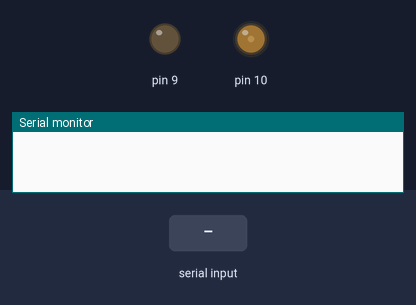
This sketch was run on a simulated Arduino Uno, built with avr-gcc and run on an emulated ATmega328P. On the bench: output pins drawn as LEDs (lit = HIGH), the last lines printed to the serial monitor. The inputs (shaded band) are chosen by the test bench.

Above: at 1.2 s.
1.3 s: "90,45\n" received over Serial
At 3.1 s:
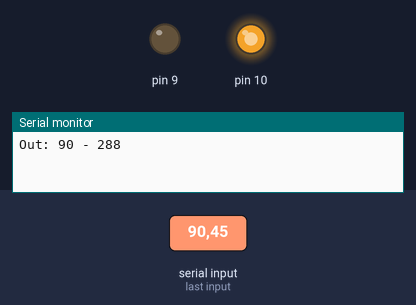
3.8 s: "30,150\n" received over Serial
At 6.0 s:
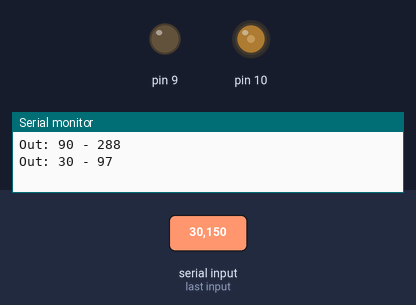
6.3 s: "9\n" received over Serial
At 8.1 s:
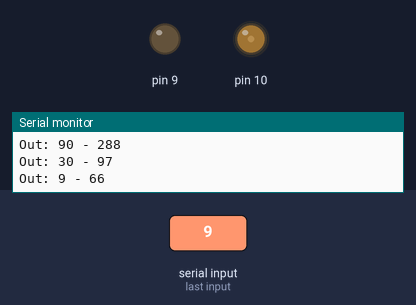
8.7 s: "90\n" received over Serial
At 11.1 s:
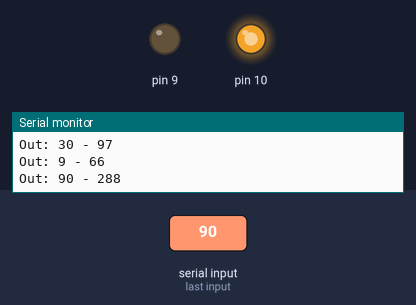
Timing chart, 0 to 12.1 s (numbered marks = the images above; inputs shaded):
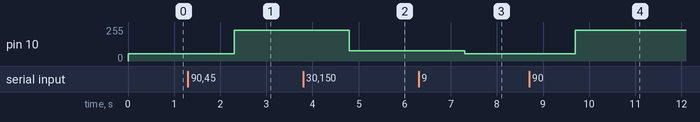

Measured:
- after the input at 1.3 s, pin 10: 53/255 → 230/255 after 1.0 s
- after the input at 3.8 s, pin 10: 230/255 → 77/255 after 1.0 s
- after the input at 6.3 s, pin 10: 77/255 → 53/255 after 1.0 s
- after the input at 8.7 s, pin 10: 53/255 → 230/255 after 1.0 s

The sketch:

PWM25KHZ_Serial.ino
```cpp
const int analogInPin = A0;  // Analog input pin that the potentiometer is attached to

int sensorValue = 0;        // value read from the pot
int outputValue = 66;        // value output to the PWM (analog out) 66 to set 20%
int lastOut ;

void setup() {
  Serial.begin(115200);
   // Configure Timer 1 for PWM @ 25 kHz.
    TCCR1A = 0;           // undo the configuration done by...
    TCCR1B = 0;           // ...the Arduino core library
    TCNT1  = 0;           // reset timer
    TCCR1A = _BV(COM1A1)  // non-inverted PWM on ch. A
           | _BV(COM1B1)  // same on ch; B
           | _BV(WGM11);  // mode 10: ph. correct PWM, TOP = ICR1
    TCCR1B = _BV(WGM13)   // ditto
           | _BV(CS10);   // prescaler = 1
    ICR1   = 320;         // TOP = 320

    // Set the PWM pins as output.
    pinMode( 9, OUTPUT);
    pinMode(10, OUTPUT);

}

// PWM output @ 25 kHz, only on pins 9 and 10.
// Output value should be between 0 and 320, inclusive.
void analogWrite25k(int pin, int value)
{
    switch (pin) {
        case 9:
            OCR1A = value;
            break;
        case 10:
            OCR1B = value;
            break;
        default:
            // no other pin will work
            break;
    }
}

void loop() {
    // read the analog in value:
    //sensorValue = analogRead(analogInPin);
    if (Serial.available() > 0) {
    String teststr = Serial.readString();  //read until timeout
    teststr.trim();
    sensorValue = teststr.toInt();
    outputValue = map(constrain(sensorValue, 20, 100), 20, 100, 66, 320);

    if (outputValue != lastOut) {
      Serial.print("Out: ");
      Serial.print(sensorValue);
      Serial.print(" - ");
      Serial.println(outputValue);
      //analogWrite25k(10, outputValue);
    }
     }
    // map it to the range of the analog out:
    analogWrite25k(10, outputValue);
    lastOut = outputValue ;
}
```
